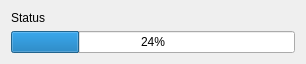
<?xml version="1.0" encoding="UTF-8"?>
<ui version="4.0">
 <class>LoadingBarDialog</class>
 <widget class="QDialog" name="LoadingBarDialog">
  <property name="geometry">
   <rect>
    <x>0</x>
    <y>0</y>
    <width>306</width>
    <height>58</height>
   </rect>
  </property>
  <property name="windowTitle">
   <string>Loading...</string>
  </property>
  <layout class="QGridLayout" name="gridLayout">
   <item row="1" column="0">
    <widget class="QProgressBar" name="progressBar">
     <property name="value">
      <number>24</number>
     </property>
    </widget>
   </item>
   <item row="0" column="0">
    <widget class="QLabel" name="statusLabel">
     <property name="text">
      <string>Status</string>
     </property>
    </widget>
   </item>
  </layout>
 </widget>
 <resources/>
 <connections/>
</ui>
